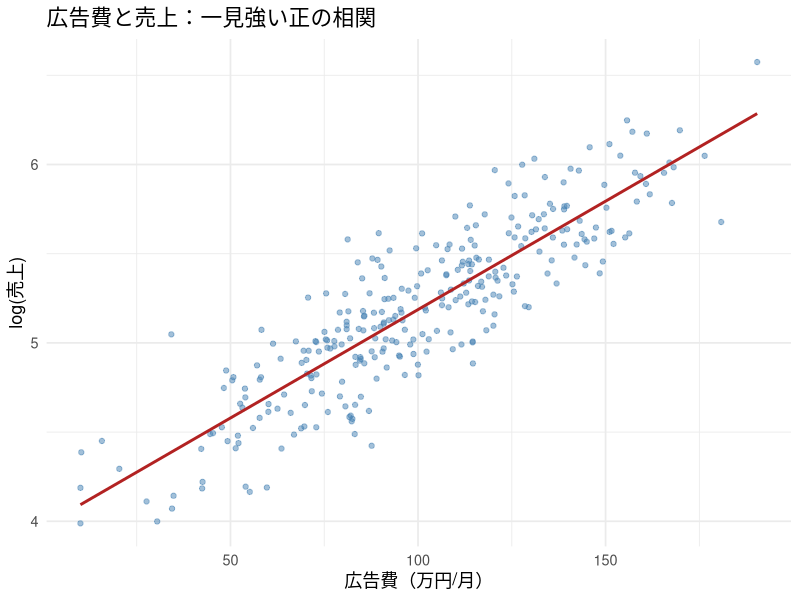
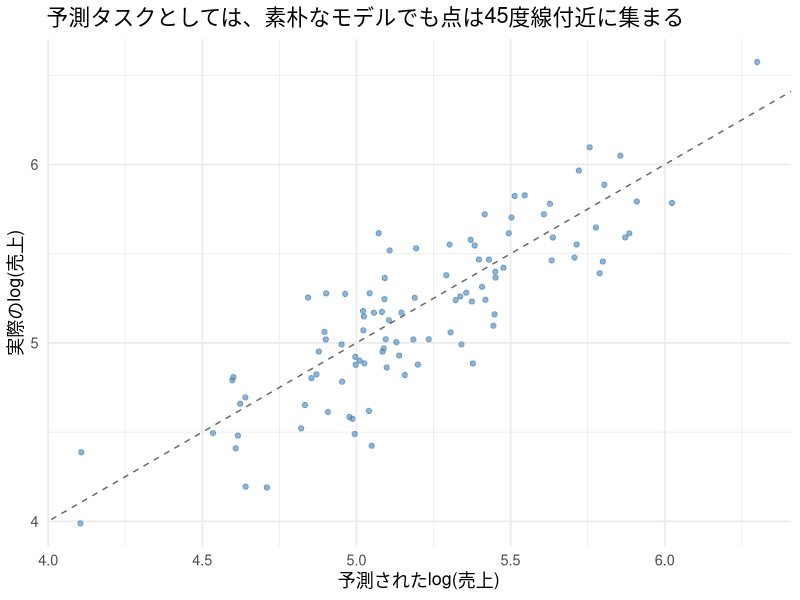
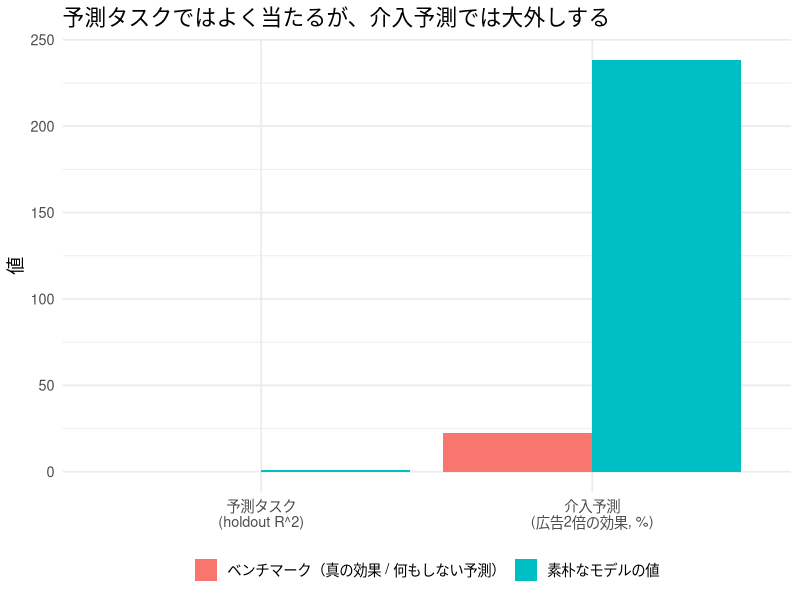
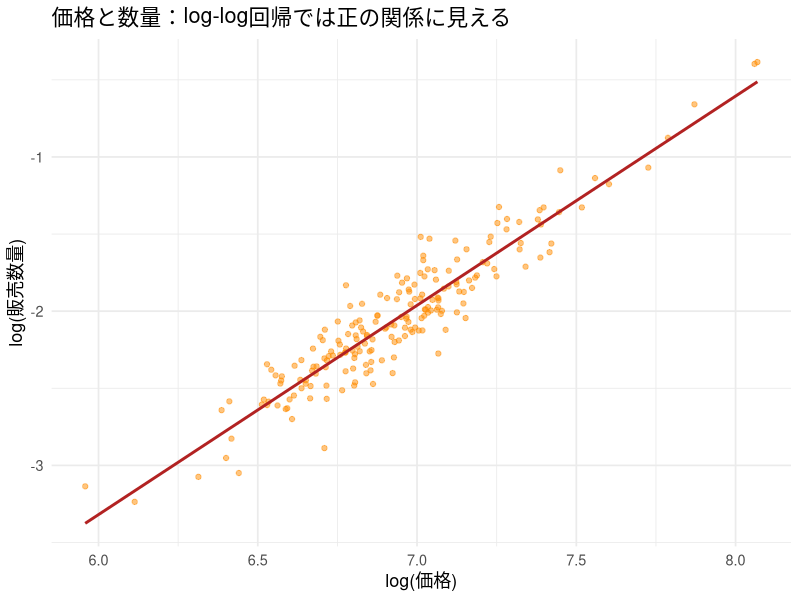
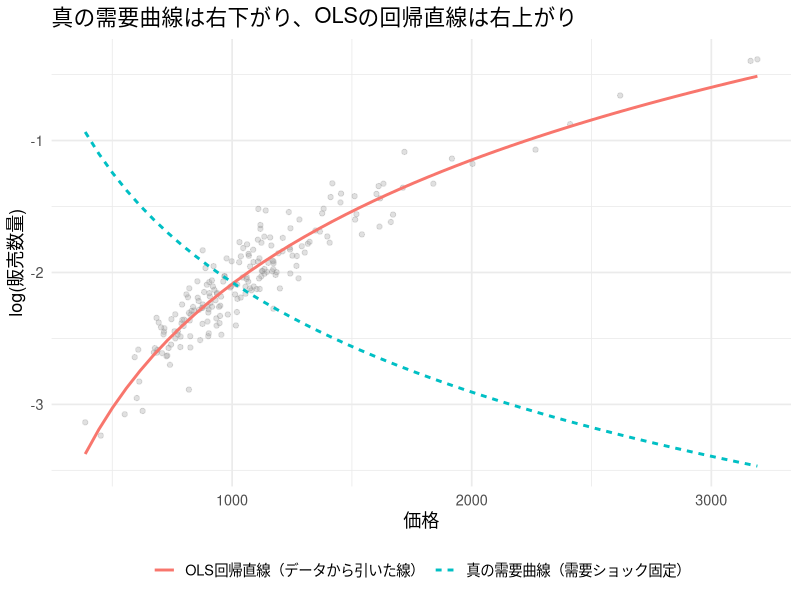
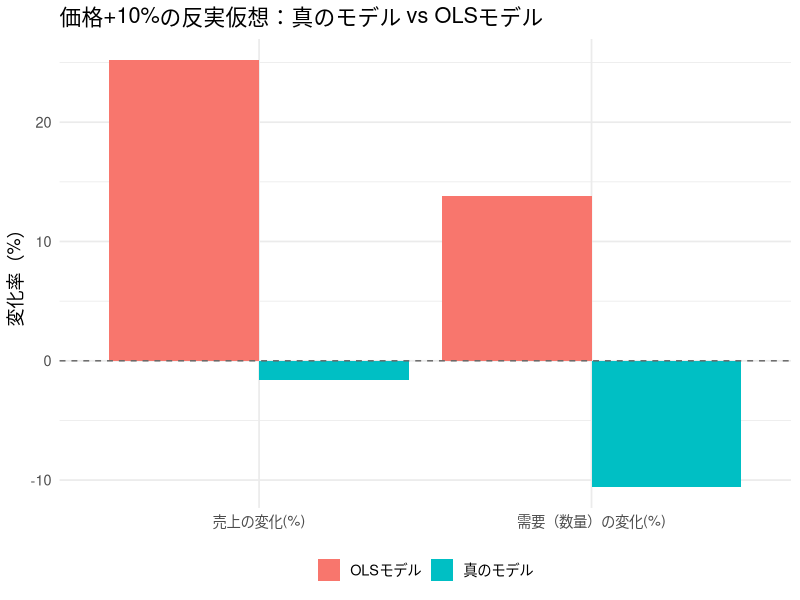

These figures' R source, in order:
## ---- chunk 1
#| include: false
library(ggplot2)
library(dplyr)
library(tidyr)

set.seed(20261)

theme_lecture <- function() {
  fam <- if (Sys.info()[["sysname"]] == "Darwin") "Hiragino Sans" else ""
  theme_minimal(base_size = 13, base_family = fam)
}
theme_set(theme_lecture())
knitr::opts_chunk$set(fig.align = "center", dpi = 144)
options(scipen = 8)
## ---- chunk 2
n_stores <- 300

# 店舗の地力（立地・接客力など、観測されない潜在変数）
quality <- rnorm(n_stores, mean = 0, sd = 1)

# 広告費（万円/月）：地力が高い店ほど本部が多く配分する + ノイズ
ad_spend <- 100 + 30 * quality + rnorm(n_stores, mean = 0, sd = 15)
ad_spend <- pmax(ad_spend, 10)

# 真の広告効果は小さい。地力の効果は大きい（交絡の源泉）
true_beta_ad <- 0.002       # 広告費が1万円増えると売上(log)が0.2%増える程度
true_beta_quality <- 0.4

log_sales_mean <- 5.0 + true_beta_quality * quality + true_beta_ad * ad_spend
log_sales <- log_sales_mean + rnorm(n_stores, mean = 0, sd = 0.15)
sales <- exp(log_sales)

store_df <- data.frame(
  store_id = 1:n_stores,
  quality = quality,
  ad_spend = ad_spend,
  sales = sales,
  log_sales = log_sales
)

head(store_df)
## ---- chunk 3
#| fig-cap: "広告費と売上（log）の関係：単純な散布図では強い正の関係に見える"
ggplot(store_df, aes(x = ad_spend, y = log_sales)) +
  geom_point(alpha = 0.5, color = "steelblue") +
  geom_smooth(method = "lm", se = FALSE, color = "firebrick") +
  labs(x = "広告費（万円/月）", y = "log(売上)",
       title = "広告費と売上：一見強い正の相関")
## ---- chunk 4
fit_short <- lm(log_sales ~ ad_spend, data = store_df)
fit_long  <- lm(log_sales ~ ad_spend + quality, data = store_df)

summary(fit_short)$coefficients
summary(fit_long)$coefficients
## ---- chunk 5
beta_short <- coef(fit_short)["ad_spend"]
beta_long  <- coef(fit_long)["ad_spend"]

comparison_df <- data.frame(
  model = c("素朴なOLS（ad_spendのみ）", "真のモデルに近いOLS（quality込み）", "真の値"),
  beta_ad = c(beta_short, beta_long, true_beta_ad)
)
knitr::kable(comparison_df, digits = 5,
             col.names = c("モデル", "広告費の係数"))
## ---- chunk 6
set.seed(20261)
idx <- sample(1:n_stores)
train_idx <- idx[1:200]
test_idx  <- idx[201:300]

train_df <- store_df[train_idx, ]
test_df  <- store_df[test_idx, ]

fit_pred <- lm(log_sales ~ ad_spend, data = train_df)
pred_test <- predict(fit_pred, newdata = test_df)

ss_res <- sum((test_df$log_sales - pred_test)^2)
ss_tot <- sum((test_df$log_sales - mean(test_df$log_sales))^2)
r2_holdout <- 1 - ss_res / ss_tot

# ベースライン：広告費を使わず平均だけで予測した場合
baseline_pred <- rep(mean(train_df$log_sales), nrow(test_df))
ss_res_base <- sum((test_df$log_sales - baseline_pred)^2)
r2_base <- 1 - ss_res_base / ss_tot

data.frame(
  method = c("広告費を使う予測モデル", "ベースライン（平均のみ）"),
  holdout_R2 = c(r2_holdout, r2_base)
)
## ---- chunk 7
#| fig-cap: "ホールドアウトにおける実測値と予測値の対応：予測タスクとしてはよく当てはまっている"
holdout_plot_df <- data.frame(
  actual = test_df$log_sales,
  predicted = pred_test
)

ggplot(holdout_plot_df, aes(x = predicted, y = actual)) +
  geom_point(alpha = 0.6, color = "steelblue") +
  geom_abline(slope = 1, intercept = 0, linetype = "dashed", color = "gray40") +
  labs(x = "予測されたlog(売上)", y = "実際のlog(売上)",
       title = "予測タスクとしては、素朴なモデルでも点は45度線付近に集まる")
## ---- chunk 8
new_ad_spend <- store_df$ad_spend * 2

# 真のモデルによる効果：広告費の変化分だけがlog(売上)に影響する
true_effect <- true_beta_ad * (new_ad_spend - store_df$ad_spend)

# 素朴なOLSモデルによる（誤った）効果
ols_effect <- beta_short * (new_ad_spend - store_df$ad_spend)

effect_df <- data.frame(
  store_id = store_df$store_id,
  true_effect = true_effect,
  ols_effect = ols_effect
)

effect_summary <- data.frame(
  method = c("真の効果", "素朴なOLSによる予測"),
  mean_log_change = c(mean(true_effect), mean(ols_effect)),
  approx_pct_change = c(
    (exp(mean(true_effect)) - 1) * 100,
    (exp(mean(ols_effect)) - 1) * 100
  )
)
knitr::kable(effect_summary, digits = 3,
             col.names = c("手法", "log売上の平均変化", "売上変化（%、近似）"))
## ---- chunk 9
#| fig-cap: "同じモデルでも『予測』は当たり、『介入効果』は大外しする"
compare_plot_df <- data.frame(
  task = c("予測タスク\n(holdout R^2)", "介入予測\n(広告2倍の効果, %)"),
  naive_model = c(r2_holdout, (exp(mean(ols_effect)) - 1) * 100),
  benchmark   = c(r2_base, (exp(mean(true_effect)) - 1) * 100)
)

compare_long <- compare_plot_df %>%
  pivot_longer(cols = c(naive_model, benchmark), names_to = "series", values_to = "value") %>%
  mutate(series = recode(series,
                          naive_model = "素朴なモデルの値",
                          benchmark = "ベンチマーク（真の効果 / 何もしない予測）"))

ggplot(compare_long, aes(x = task, y = value, fill = series)) +
  geom_col(position = "dodge") +
  labs(x = NULL, y = "値", fill = NULL,
       title = "予測タスクではよく当たるが、介入予測では大外しする") +
  theme(legend.position = "bottom")
## ---- chunk 10
n_weeks <- 200

# 需要ショック（繁忙期・季節性など、観測しにくい変数）
demand_shock <- rnorm(n_weeks, mean = 0, sd = 1)

# 真の価格弾力性（負の値。需要曲線の傾き）
true_elasticity <- -1.2

# 価格設定：繁忙期には価格も強気に設定される（内生性の源泉）
gamma_price <- 0.3
log_price <- log(1000) + gamma_price * demand_shock + rnorm(n_weeks, mean = 0, sd = 0.05)
price <- exp(log_price)

# 真の需要関数：価格弾力性 + 需要ショックの直接効果
phi_demand <- 0.8
log_q_mean <- log(500) + true_elasticity * log_price + phi_demand * demand_shock
log_q <- log_q_mean + rnorm(n_weeks, mean = 0, sd = 0.1)
q <- exp(log_q)

price_df <- data.frame(
  week = 1:n_weeks,
  demand_shock = demand_shock,
  price = price,
  log_price = log_price,
  q = q,
  log_q = log_q
)

head(price_df)
## ---- chunk 11
#| fig-cap: "価格と販売数量（log-log）：回帰線は右上がりに見える"
ggplot(price_df, aes(x = log_price, y = log_q)) +
  geom_point(alpha = 0.5, color = "darkorange") +
  geom_smooth(method = "lm", se = FALSE, color = "firebrick") +
  labs(x = "log(価格)", y = "log(販売数量)",
       title = "価格と数量：log-log回帰では正の関係に見える")
## ---- chunk 12
fit_price_ols <- lm(log_q ~ log_price, data = price_df)
summary(fit_price_ols)$coefficients
## ---- chunk 13
elasticity_hat_ols <- coef(fit_price_ols)["log_price"]

data.frame(
  method = c("OLS推定値", "真の弾力性"),
  elasticity = c(elasticity_hat_ols, true_elasticity)
)
## ---- chunk 14
#| fig-cap: "真の需要曲線（需要ショックを平均に固定）とOLS回帰直線：向きが逆転している"
price_grid <- seq(min(price_df$price), max(price_df$price), length.out = 50)
log_price_grid <- log(price_grid)

# 真の需要曲線：需要ショックを0（平均的な状態）に固定し、価格だけを動かす
true_log_q_grid <- log(500) + true_elasticity * log_price_grid + phi_demand * 0
true_curve_df <- data.frame(price = price_grid, log_q = true_log_q_grid, curve = "真の需要曲線（需要ショック固定）")

# OLSの回帰直線
ols_log_q_grid <- coef(fit_price_ols)["(Intercept)"] + elasticity_hat_ols * log_price_grid
ols_curve_df <- data.frame(price = price_grid, log_q = ols_log_q_grid, curve = "OLS回帰直線（データから引いた線）")

curve_compare_df <- rbind(true_curve_df, ols_curve_df)

ggplot() +
  geom_point(data = price_df, aes(x = price, y = log_q), alpha = 0.3, color = "gray60") +
  geom_line(data = curve_compare_df, aes(x = price, y = log_q, color = curve, linetype = curve), linewidth = 1) +
  labs(x = "価格", y = "log(販売数量)", color = NULL, linetype = NULL,
       title = "真の需要曲線は右下がり、OLSの回帰直線は右上がり") +
  theme(legend.position = "bottom")
## ---- chunk 15
new_price <- price_df$price * 1.10
new_log_price <- log(new_price)

# 真のモデルによる反実仮想：価格を動かし、需要ショックはそのまま保つ
true_new_log_q <- log(500) + true_elasticity * new_log_price + phi_demand * demand_shock
true_pct_change_q <- (exp(true_new_log_q) - price_df$q) / price_df$q * 100

# OLSモデルによる（内生性に汚染された）反実仮想
ols_intercept <- coef(fit_price_ols)["(Intercept)"]
ols_new_log_q <- ols_intercept + elasticity_hat_ols * new_log_price
ols_old_log_q_fitted <- ols_intercept + elasticity_hat_ols * price_df$log_price
ols_pct_change_q <- (exp(ols_new_log_q) - exp(ols_old_log_q_fitted)) / exp(ols_old_log_q_fitted) * 100

cf_demand_df <- data.frame(
  method = c("真のモデル", "OLSモデル"),
  mean_pct_change_q = c(mean(true_pct_change_q), mean(ols_pct_change_q))
)
knitr::kable(cf_demand_df, digits = 2,
             col.names = c("手法", "価格+10%のときの需要変化（%）"))
## ---- chunk 16
true_new_revenue <- new_price * exp(true_new_log_q)
old_revenue <- price_df$price * price_df$q
true_rev_change <- (true_new_revenue - old_revenue) / old_revenue * 100

ols_new_revenue <- new_price * exp(ols_new_log_q)
ols_old_revenue_fitted <- price_df$price * exp(ols_old_log_q_fitted)
ols_rev_change <- (ols_new_revenue - ols_old_revenue_fitted) / ols_old_revenue_fitted * 100

cf_revenue_df <- data.frame(
  method = c("真のモデル", "OLSモデル"),
  mean_pct_change_revenue = c(mean(true_rev_change), mean(ols_rev_change))
)
knitr::kable(cf_revenue_df, digits = 2,
             col.names = c("手法", "価格+10%のときの売上変化（%）"))
## ---- chunk 17
#| fig-cap: "価格+10%の反実仮想：真のモデルとOLSモデルで結論が正反対になる"
cf_plot_df <- data.frame(
  metric = rep(c("需要（数量）の変化(%)", "売上の変化(%)"), each = 2),
  method = rep(c("真のモデル", "OLSモデル"), 2),
  value = c(mean(true_pct_change_q), mean(ols_pct_change_q),
            mean(true_rev_change), mean(ols_rev_change))
)

ggplot(cf_plot_df, aes(x = metric, y = value, fill = method)) +
  geom_col(position = "dodge") +
  geom_hline(yintercept = 0, linetype = "dashed", color = "gray40") +
  labs(x = NULL, y = "変化率（%）", fill = NULL,
       title = "価格+10%の反実仮想：真のモデル vs OLSモデル") +
  theme(legend.position = "bottom")
